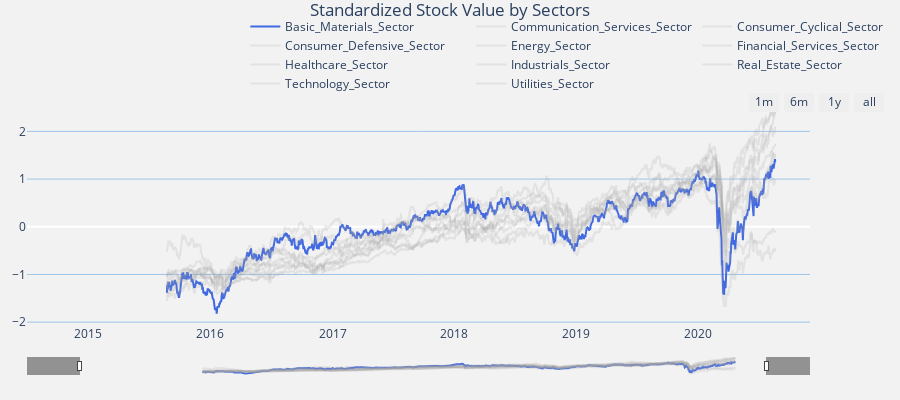

Notebook code cell kept with this figure:
### Code cell
import plotly.graph_objects as go

df_bm = pd.read_pickle('df_bm.pkl')
df_comm = pd.read_pickle('df_comm.pkl')
fig = go.Figure()

colors = {}
for sec in ['Basic_Materials_Sector', 'Communication_Services_Sector', 'Consumer_Cyclical_Sector', 'Consumer_Defensive_Sector', 'Energy_Sector',
         'Financial_Services_Sector', 'Healthcare_Sector', 'Industrials_Sector', 'Real_Estate_Sector', 'Technology_Sector', 
         'Utilities_Sector']:
    if sec == 'Basic_Materials_Sector':
        colors[sec] = 'royalblue'
    else:
        colors[sec] = 'rgba(160, 160, 160, 0.2)'

for sec in ['Basic_Materials_Sector', 'Communication_Services_Sector', 'Consumer_Cyclical_Sector', 'Consumer_Defensive_Sector', 'Energy_Sector',
         'Financial_Services_Sector', 'Healthcare_Sector', 'Industrials_Sector', 'Real_Estate_Sector', 'Technology_Sector', 
         'Utilities_Sector']:
    file_name = 'df_{sec_short}'.format(sec_short = dict_shortnames[sec])
    df = pd.read_pickle(file_name + '.pkl')
#     if sec == 'Basic_Materials_Sector':
#         fig.add_trace(go.Scatter(
#             x = df_hc.groupby('Date')['standardized_open'].mean().index,
#             y = df.groupby('Date')['standardized_open'].mean(),
#             line = dict(color = 'royalblue'),
#             name = sec,
#          ))
#     else:
#         fig.add_trace(go.Scatter(
#             x = df.groupby('Date')['standardized_open'].mean().index,
#             y = df.groupby('Date')['standardized_open'].mean(),
#             line = dict(color = 'rgba(160, 160, 160, 0.2)'),
#             name = sec,
#          ))
    fig.add_trace(go.Scatter(
            x = df.groupby('Date')['standardized_open'].mean().index,
            y = df.groupby('Date')['standardized_open'].mean(),
            line = dict(color = colors[sec]),
            name = sec,
            hoverinfo='skip'

#             marker = dict(line = dict(color = colors)),
         ))


        
fig.update_layout(
    title = dict(
        text = 'Standardized Stock Value by Sectors',
        xanchor = 'center',
        x = 0.5,
        yanchor = 'top',
        y = 0.99,
        pad = dict(
            b = 15,
        )
    ),
#     marker = dict(line = dict(color = colors)),
    hovermode = 'x unified',
    hoverdistance = 200,
    spikedistance = 200,
    legend=dict(
            orientation="h",
            yanchor="bottom",
            y= 1,
            xanchor="right",
            x=1.1
        ),
    margin = dict(
            l = 25,
            r = 25,
            t = 25,
            b = 25,
            pad = 0,
    ),
    height = 400,
    xaxis=dict(
        range = ["2014-07-01 00:00:00", "2020-12-01 00:00:00"],
        showspikes = True,
        spikemode = 'across',
        rangeselector=dict(
            buttons=list([
                dict(count=1,
                     label="1m",
                     step="month",
                     stepmode="backward"),
                dict(count=6,
                     label="6m",
                     step="month",
                     stepmode="backward"),
                dict(count=1,
                     label="1y",
                     step="year",
                     stepmode="backward"),
                dict(step="all")
            ]),
            xanchor = 'right',
            x = 1.1,
            y = 0.95
        ),
        rangeslider=dict(
            visible=True,
            autorange = False,
            range=["2014-01-01 00:00:00", "2021-05-01 00:00:00"],
            thickness = 0.05
        ),
        type = 'date',
        showgrid = False,
    ),
    yaxis = dict(
        #range = [0, 4*10**6],
        zeroline = True,
        showgrid = True,
        gridcolor = 'rgb(159, 197, 232)',

    ),
    plot_bgcolor = 'rgb(242, 242, 242)',
    paper_bgcolor = 'rgb(242, 242, 242)',
)

print(colors)
fig

### Figure 1 — Plotly figure (JSON) as saved in the notebook; plotly's stock layout.template omitted (floating-point values rounded to 4 significant figures; data arrays with more than 128 entries replaced by an {"elided": "..."} marker saying what was removed)
{"data": [{"line": {"color": "royalblue"}, "name": "Basic_Materials_Sector", "type": "scatter", "x": {"elided": "1257 str values"}, "y": {"elided": "1257 float values"}}, {"line": {"color": "rgba(160, 160, 160, 0.2)"}, "name": "Communication_Services_Sector", "type": "scatter", "x": {"elided": "1257 str values"}, "y": {"elided": "1257 float values"}}, {"line": {"color": "rgba(160, 160, 160, 0.2)"}, "name": "Consumer_Cyclical_Sector", "type": "scatter", "x": {"elided": "1257 str values"}, "y": {"elided": "1257 float values"}}, {"line": {"color": "rgba(160, 160, 160, 0.2)"}, "name": "Consumer_Defensive_Sector", "type": "scatter", "x": {"elided": "1257 str values"}, "y": {"elided": "1257 float values"}}, {"line": {"color": "rgba(160, 160, 160, 0.2)"}, "name": "Energy_Sector", "type": "scatter", "x": {"elided": "1257 str values"}, "y": {"elided": "1257 float values"}}, {"line": {"color": "rgba(160, 160, 160, 0.2)"}, "name": "Financial_Services_Sector", "type": "scatter", "x": {"elided": "1257 str values"}, "y": {"elided": "1257 float values"}}, {"line": {"color": "rgba(160, 160, 160, 0.2)"}, "name": "Healthcare_Sector", "type": "scatter", "x": {"elided": "1257 str values"}, "y": {"elided": "1257 float values"}}, {"line": {"color": "rgba(160, 160, 160, 0.2)"}, "name": "Industrials_Sector", "type": "scatter", "x": {"elided": "1257 str values"}, "y": {"elided": "1257 float values"}}, {"line": {"color": "rgba(160, 160, 160, 0.2)"}, "name": "Real_Estate_Sector", "type": "scatter", "x": {"elided": "1257 str values"}, "y": {"elided": "1257 float values"}}, {"line": {"color": "rgba(160, 160, 160, 0.2)"}, "name": "Technology_Sector", "type": "scatter", "x": {"elided": "1257 str values"}, "y": {"elided": "1257 float values"}}, {"line": {"color": "rgba(160, 160, 160, 0.2)"}, "name": "Utilities_Sector", "type": "scatter", "x": {"elided": "1257 str values"}, "y": {"elided": "1257 float values"}}], "layout": {"height": 400, "hoverdistance": 200, "hovermode": "x unified", "legend": {"orientation": "h", "x": 1.1, "xanchor": "right", "y": 1, "yanchor": "bottom"}, "margin": {"b": 25, "l": 25, "pad": 0, "r": 25, "t": 25}, "paper_bgcolor": "rgb(242, 242, 242)", "plot_bgcolor": "rgb(242, 242, 242)", "spikedistance": 200, "title": {"pad": {"b": 15}, "text": "Standardized Stock Value by Sectors", "x": 0.5, "xanchor": "center", "y": 0.99, "yanchor": "top"}, "xaxis": {"range": ["2014-07-01 00:00:00", "2020-12-01 00:00:00"], "rangeselector": {"buttons": [{"count": 1, "label": "1m", "step": "month", "stepmode": "backward"}, {"count": 6, "label": "6m", "step": "month", "stepmode": "backward"}, {"count": 1, "label": "1y", "step": "year", "stepmode": "backward"}, {"step": "all"}], "x": 1.1, "xanchor": "right", "y": 0.95}, "rangeslider": {"autorange": false, "range": ["2014-01-01 00:00:00", "2021-05-01 00:00:00"], "thickness": 0.05, "visible": true}, "showgrid": false, "showspikes": true, "spikemode": "across", "type": "date"}, "yaxis": {"gridcolor": "rgb(159, 197, 232)", "showgrid": true, "zeroline": true}}}
